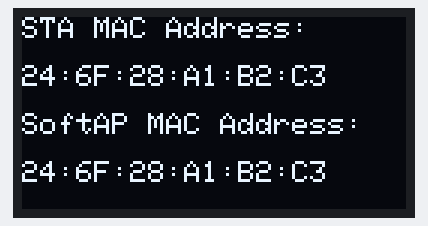
This sketch was run on a simulated ESP32. Shown: 128×64 one-colour display. What the sketch prints to the serial monitor is not drawn.

Above: at 0.1 s.

The sketch:

mac_oled.ino
```cpp
#include <WiFi.h>
#include <Wire.h>
#include <Adafruit_GFX.h>
#include <Adafruit_SH110X.h>

#define SCREEN_WIDTH 128
#define SCREEN_HEIGHT 64
#define OLED_RESET -1
#define SCREEN_ADDRESS 0x3C

Adafruit_SH1106G display(SCREEN_WIDTH, SCREEN_HEIGHT, &Wire, OLED_RESET);

void setup() {
    Serial.begin(115200);
    WiFi.mode(WIFI_STA);
    Wire.begin(3, 4);
    display.begin(SCREEN_ADDRESS, true);
    String macAddr = WiFi.macAddress();
    Serial.println("Device STA MAC Address: " + macAddr);
    display.clearDisplay();
    display.setTextSize(1);
    display.setTextColor(SH110X_WHITE);
    display.setCursor(0, 0);
    display.println("STA MAC Address:");
    display.setCursor(0, 16);
    display.println(macAddr);
    display.display();
    WiFi.mode(WIFI_AP);
    uint8_t softAPmac[6];
    WiFi.softAPmacAddress(softAPmac);
    Serial.print("Device SoftAP MAC Address: ");
    for(int i = 0; i < 6; i++) {
        Serial.printf("%02X", softAPmac[i]);
        if(i < 5) Serial.print(":");
    }
    Serial.println();
    display.setCursor(0, 32);
    display.println("SoftAP MAC Address:");
    display.setCursor(0, 48);
    for(int i = 0; i < 6; i++) {
        display.printf("%02X", softAPmac[i]);
        if(i < 5) display.print(":");
    }
    display.display();
}

void loop() {
    delay(100);
}
```
